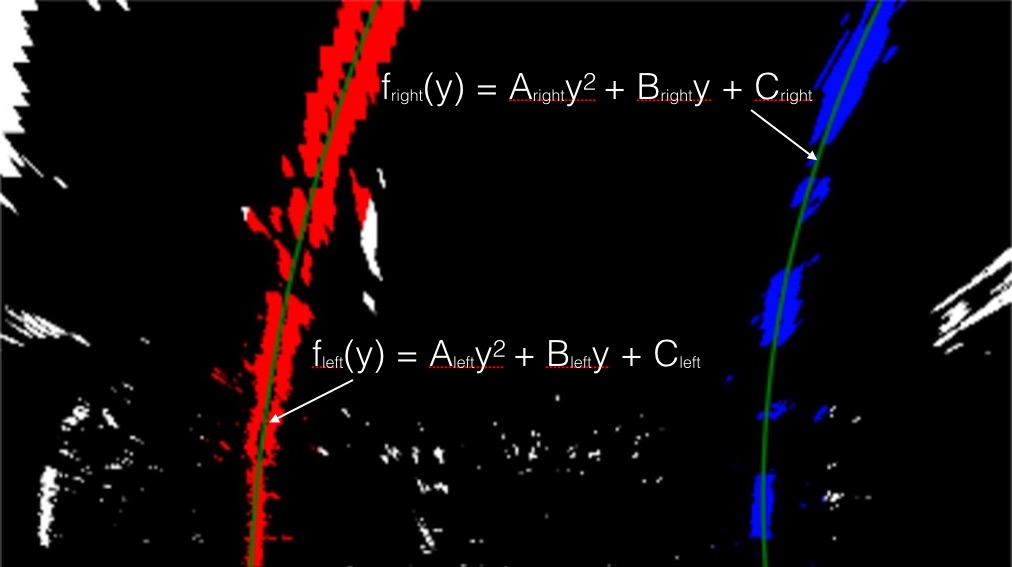
#> input picture examples/color_fit_lines.jpg, 1012 x 567 px
$ python -i transform.py   (imports and definitions only)   (older library calls are emulated)
#> lines starting #> are read from the running program, lines starting #| are printed output that depends on the picture; after the words box and inside, x2 and y2 are one past the last pixel; in counts of white or black regions, pixels touching at a corner belong together
import cv2
import numpy as np
import matplotlib.pyplot as plt

# src = np.float32(
# [[(img_size[0] / 2) - 60, img_size[1] / 2 + 100],
# [((img_size[0] / 6) ), img_size[1]],
# [(img_size[0] * 5 / 6) , img_size[1]],
# [(img_size[0] / 2 + 60), img_size[1] / 2 + 100]])

# dst = np.float32(
# [[(img_size[0] / 4), 0],
# [(img_size[0] / 4), img_size[1]],
# [(img_size[0] * 3 / 4), img_size[1]],
# [(img_size[0] * 3 / 4), 0]])
def warp(img,img_size):
	img_size=(img.shape[1],img.shape[0])
	src = np.float32(
	[[(img_size[0] / 2) - 50, img_size[1] / 2 + 100],
	[((img_size[0] / 5) ), img_size[1]],
	[(img_size[0] * 4 / 5) , img_size[1]],
	[(img_size[0] / 2 + 50), img_size[1] / 2 + 100]])

	dst = np.float32(
	[[(img_size[0] / 4), 0],
	[(img_size[0] / 4), img_size[1]],
	[(img_size[0] * 3 / 4), img_size[1]],
	[(img_size[0] * 3 / 4), 0]])

	M=cv2.getPerspectiveTransform(src,dst)
	warped=cv2.warpPerspective(img,M,img_size,flags=cv2.INTER_LINEAR)
	# [4 lines of commented-out code are left out]
	return warped
def unwarp(img,img_size): #perspective transform
	img_size=(img.shape[1],img.shape[0])
	src = np.float32(
	[[(img_size[0] / 2) - 50, img_size[1] / 2 + 100],
	[((img_size[0] / 5) ), img_size[1]],
	[(img_size[0] * 4 / 5) , img_size[1]],
	[(img_size[0] / 2 + 50), img_size[1] / 2 + 100]])

	dst = np.float32(
	[[(img_size[0] / 4), 0],
	[(img_size[0] / 4), img_size[1]],
	[(img_size[0] * 3 / 4), img_size[1]],
	[(img_size[0] * 3 / 4), 0]])

	M=cv2.getPerspectiveTransform(dst,src)
	unwarped=cv2.warpPerspective(img,M,img_size,flags=cv2.INTER_LINEAR)
	return unwarped
def threshold(image, s_thresh=(150, 255), sx_thresh=(20, 100)):
#> called with s_thresh = (150, 255), sx_thresh = (20, 100)
	image = np.copy(image)
	# https://www.packtpub.com/mapt/book/Application+Development/9781785283932/2/ch02lvl1sec22/Sharpening
	kernel_sharpen_3 = np.array([[-1,-1,-1,-1,-1],
								 [-1,2,2,2,-1],
								 [-1,2,8,2,-1],
								 [-1,2,2,2,-1],
								 [-1,-1,-1,-1,-1]]) / 8.0

	image = cv2.filter2D(image, -1, kernel_sharpen_3)
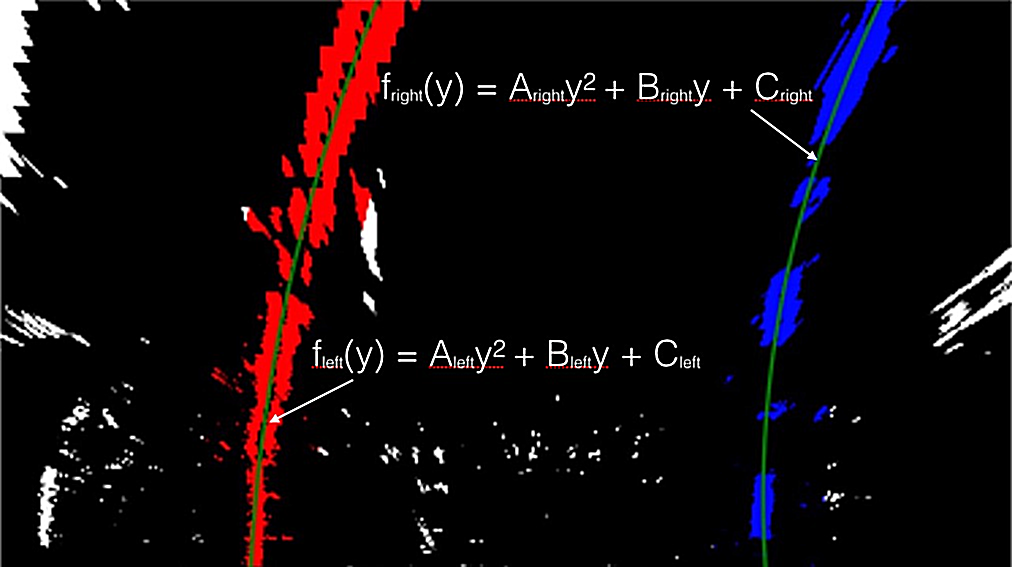
#> image: shape (567, 1012, 3); mean R, G, B 16.4, 9, 12.2

	hls = cv2.cvtColor(image.astype(np.uint8), cv2.COLOR_RGB2HLS)
#> hls: shape (567, 1012, 3); mean of channels 0, 1, 2 13.3, 14.5, 35.2
#     gray = cv2.cvtColor(blur.astype(np.uint8), cv2.COLOR_RGB2GRAY)
	gray = (0.5*image[:,:,0] + 0.4*image[:,:,1] + 0.1*image[:,:,2]).astype(np.uint8)
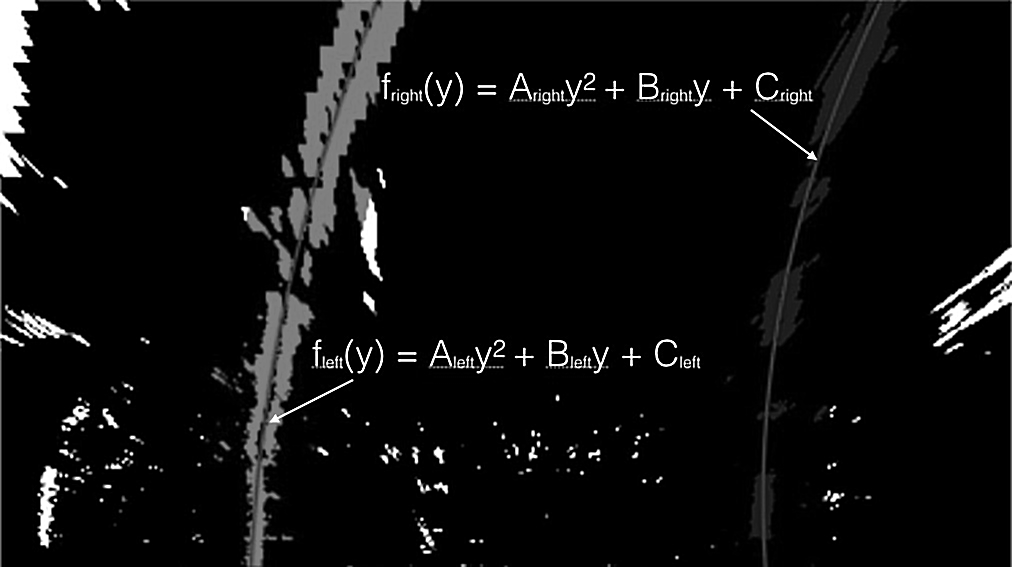
#> gray: shape (567, 1012); min 0, max 255, mean 13
	s = hls[:,:,2]
	l = hls[:,:,1]

	_, gray_binary = cv2.threshold(gray.astype('uint8'), 150, 255, cv2.THRESH_BINARY)
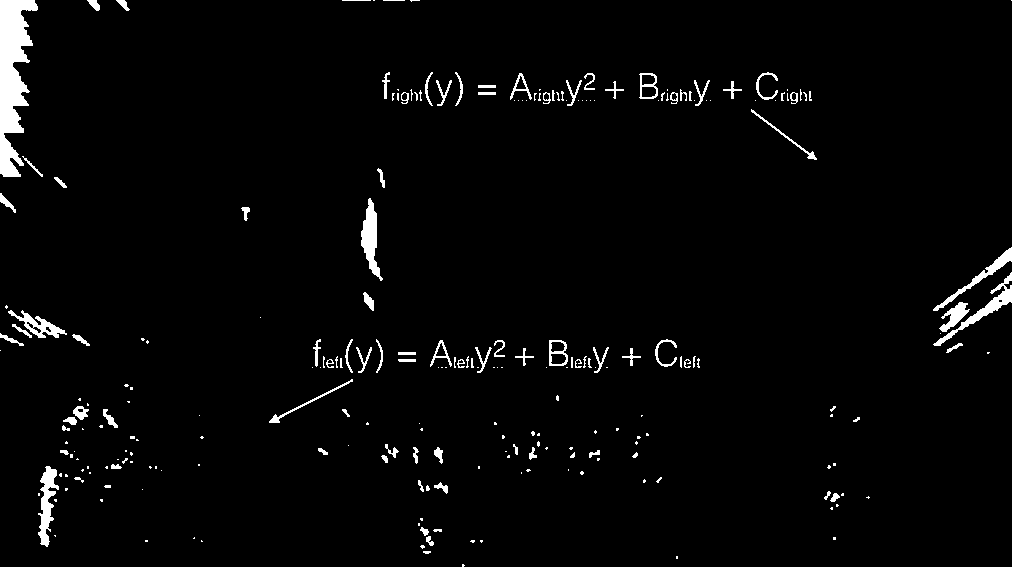
#> gray_binary: shape (567, 1012); 2.6% white; 245 white regions (147 under 20 px), largest, box (x1, y1, x2, y2) and area: (0, 0, 38, 177) 3857, (361, 198, 383, 281) 840, (933, 272, 1012, 346) 810

	total_px = image.shape[0]*image.shape[1]
#> total_px = 573804
	laplacian = cv2.Laplacian(gray, cv2.CV_32F, ksize=21)
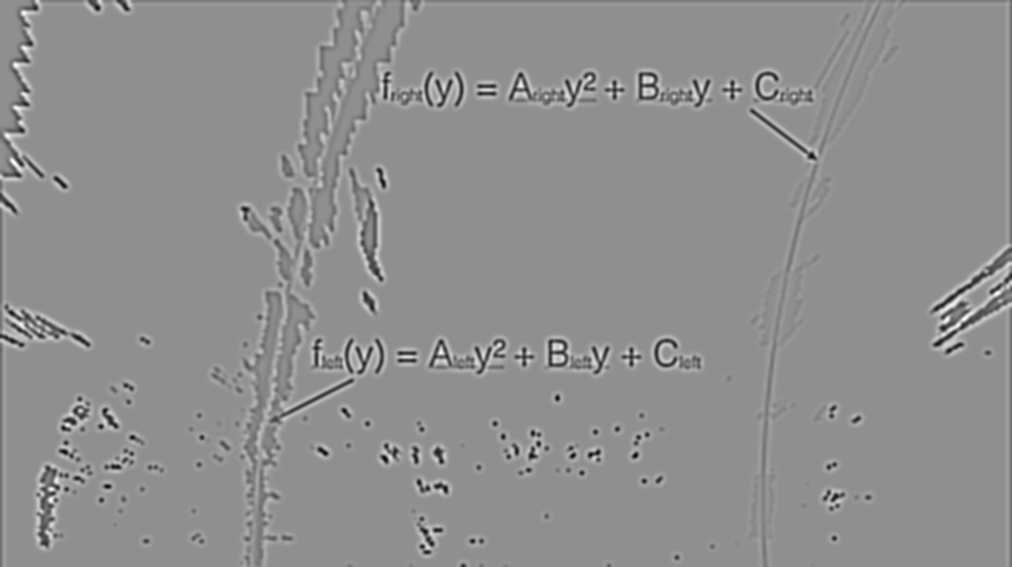
#> laplacian: shape (567, 1012) float32; min -8.74e+12, max 6.8e+12, mean -2.45e+09; drawn with min black and max white
	mask_three = (laplacian < 0.15*np.min(laplacian)).astype(np.uint8)
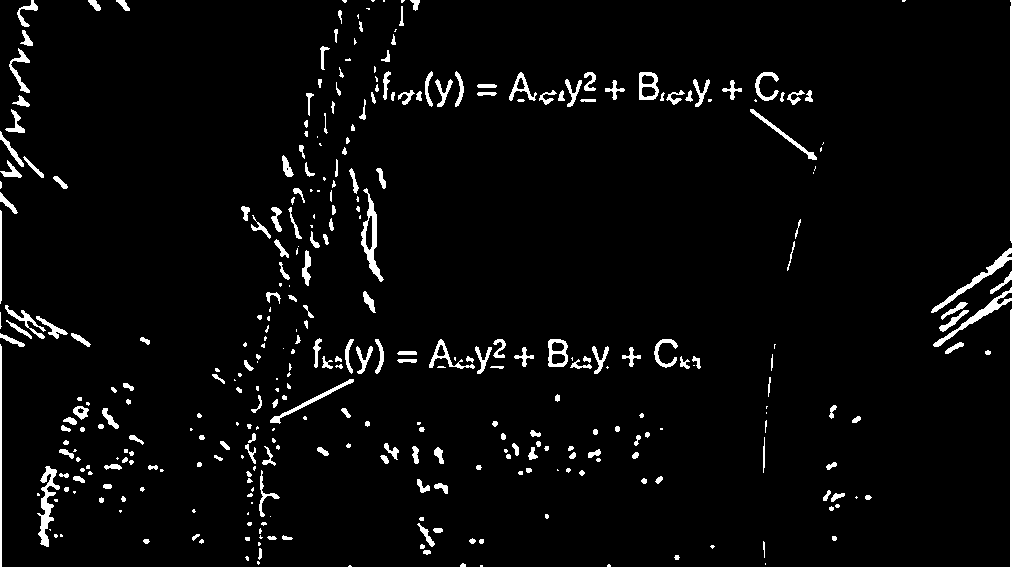
#> mask_three: shape (567, 1012); values 0 (black) and 1 (white), 3.8% white; 356 white regions (131 under 20 px), largest, box (x1, y1, x2, y2) and area: (37, 466, 60, 547) 680, (361, 188, 384, 282) 657, (931, 248, 1012, 313) 586
	if cv2.countNonZero(mask_three)/total_px < 0.01:
		laplacian = cv2.Laplacian(gray, cv2.CV_32F, ksize=21)
		mask_three = (laplacian < 0.075*np.min(laplacian)).astype(np.uint8)

	_, s_binary = cv2.threshold(s.astype('uint8'), 150, 255, cv2.THRESH_BINARY)
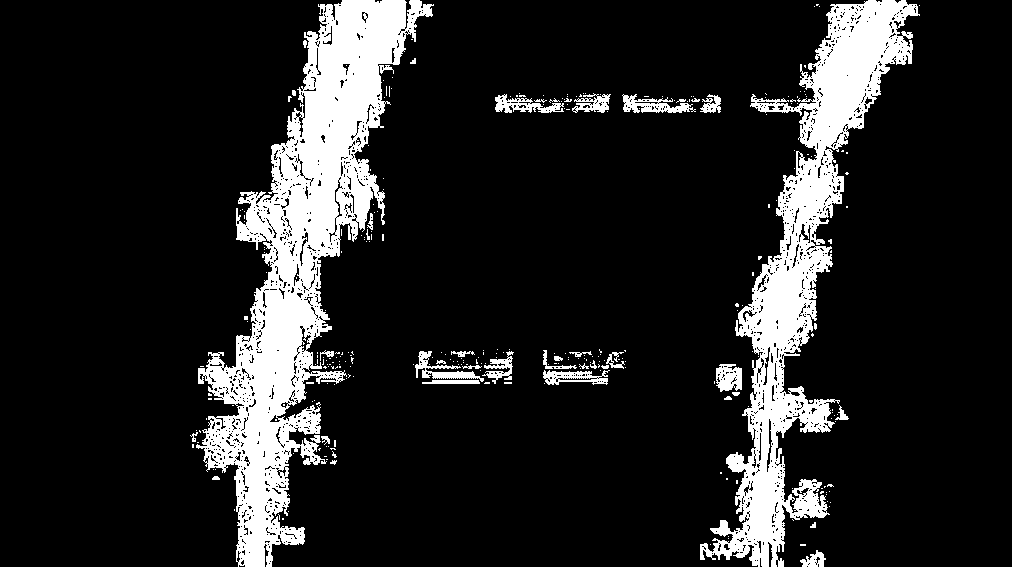
#> s_binary: shape (567, 1012); 14% white; 295 white regions (256 under 20 px), largest, box (x1, y1, x2, y2) and area: (196, 0, 434, 567) 43023, (700, 0, 920, 567) 30851, (622, 94, 696, 113) 688
	_, l_binary = cv2.threshold(l.astype('uint8'), 200, 255, cv2.THRESH_BINARY)
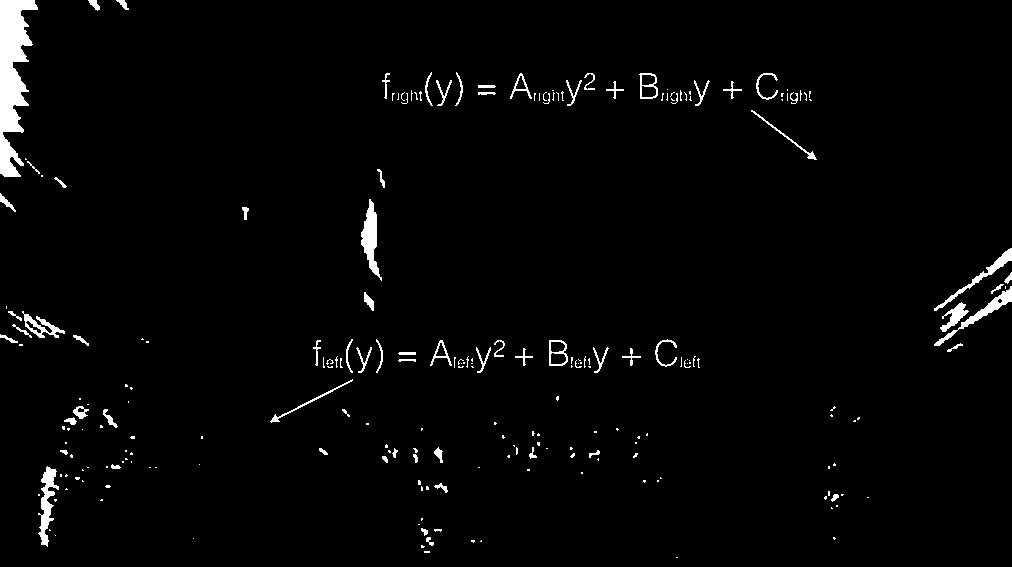
#> l_binary: shape (567, 1012); 2.2% white; 231 white regions (159 under 20 px), largest, box (x1, y1, x2, y2) and area: (0, 0, 38, 177) 3736, (361, 199, 382, 281) 770, (38, 466, 59, 547) 708
	mask_two = s_binary

	combined_binary = np.clip(cv2.bitwise_and(gray_binary,
						cv2.bitwise_or(mask_three,cv2.bitwise_or(l_binary, mask_two))), 0, 255).astype('uint8')
	# combined_binary = np.clip(l_binary, 0, 255).astype('uint8')

	combined_binary=np.expand_dims(combined_binary,axis=2)
	combined_binary=np.tile(combined_binary,(1,1,3))
#> combined_binary: shape (567, 1012, 3)
	# print(np.shape(combined_binary))
	# plt.imshow(combined_binary)
	# plt.show()
	return combined_binary

>>> import cv2
>>> picture = cv2.cvtColor(cv2.imread('../examples/color_fit_lines.jpg'), cv2.COLOR_BGR2RGB)
>>> result = threshold(picture)
